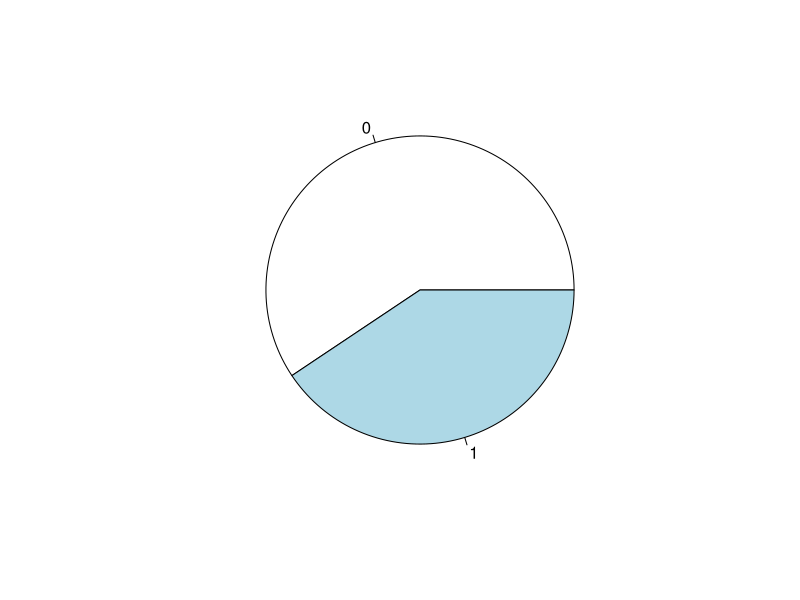
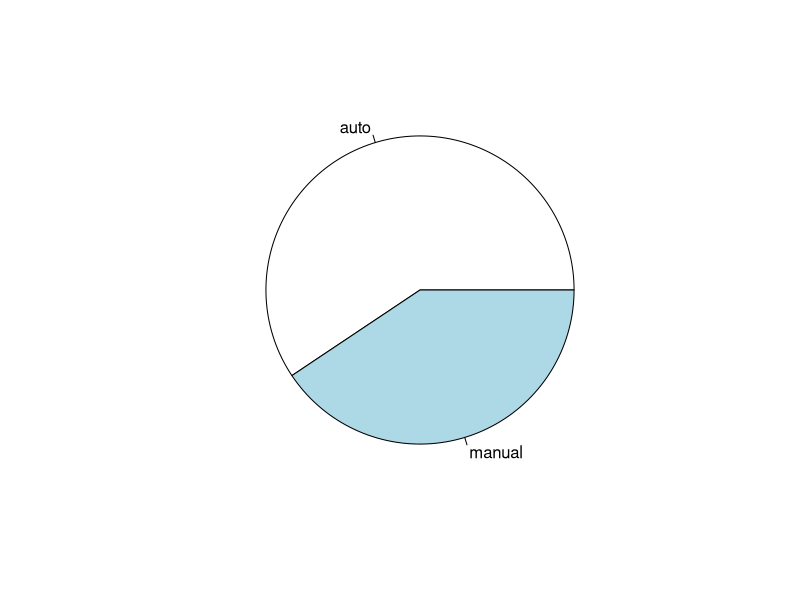
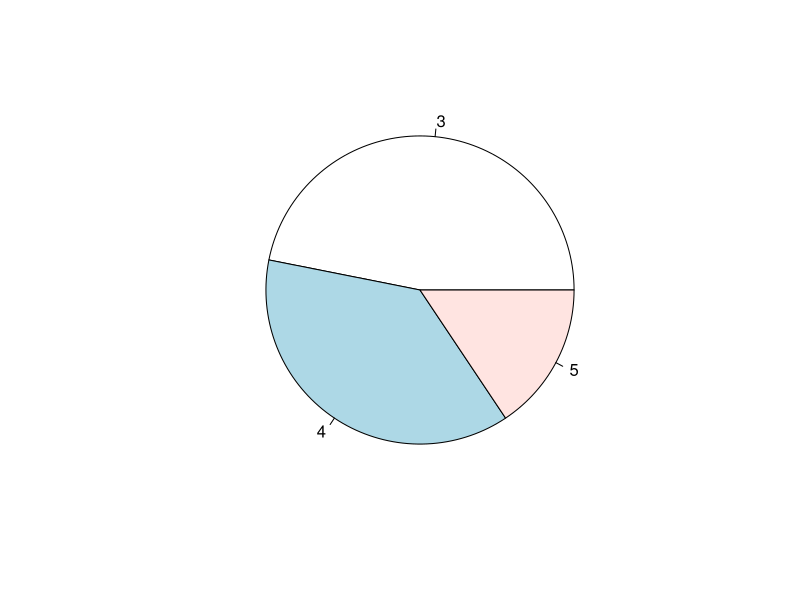
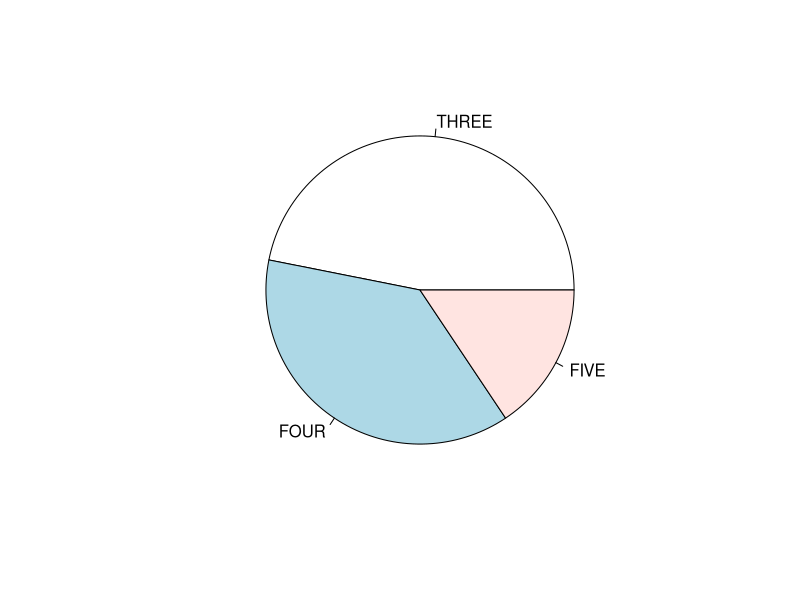
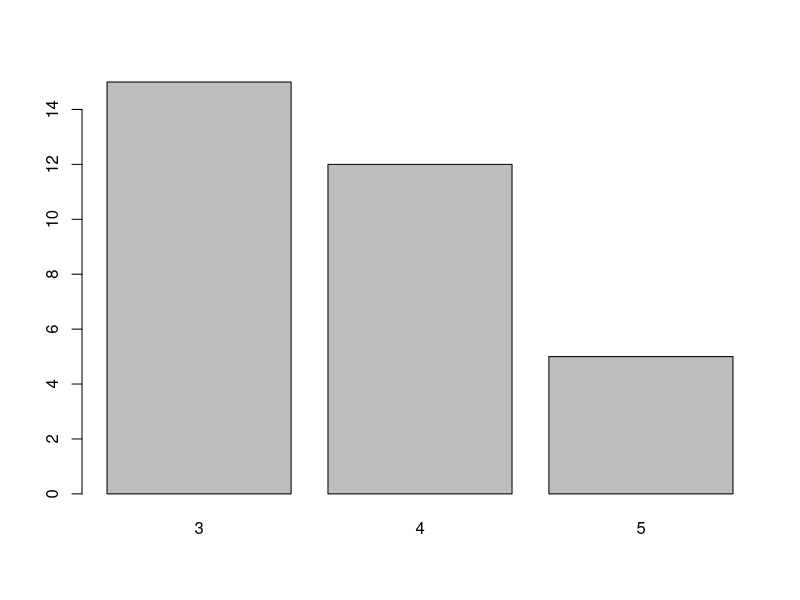
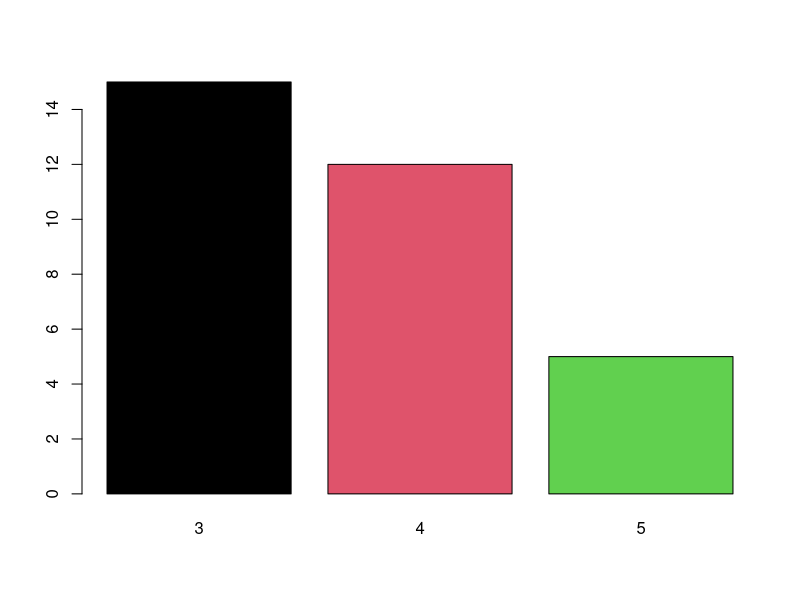
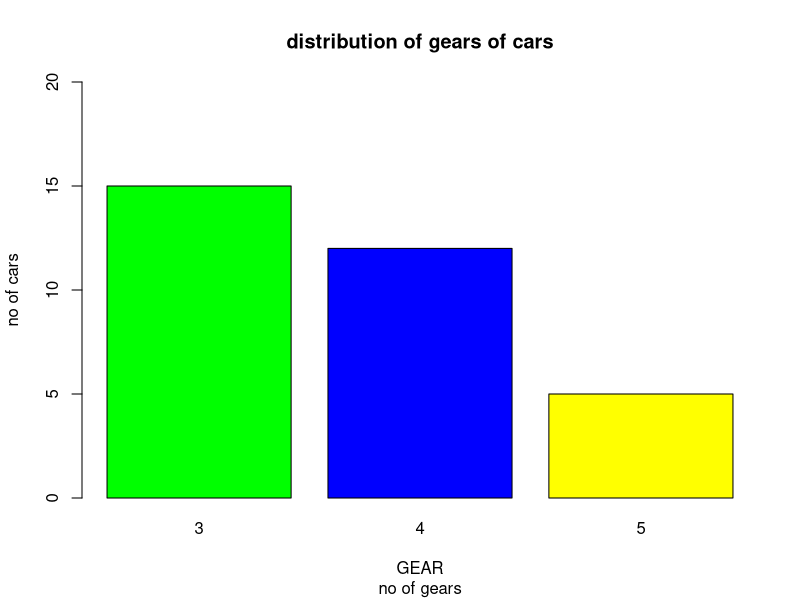
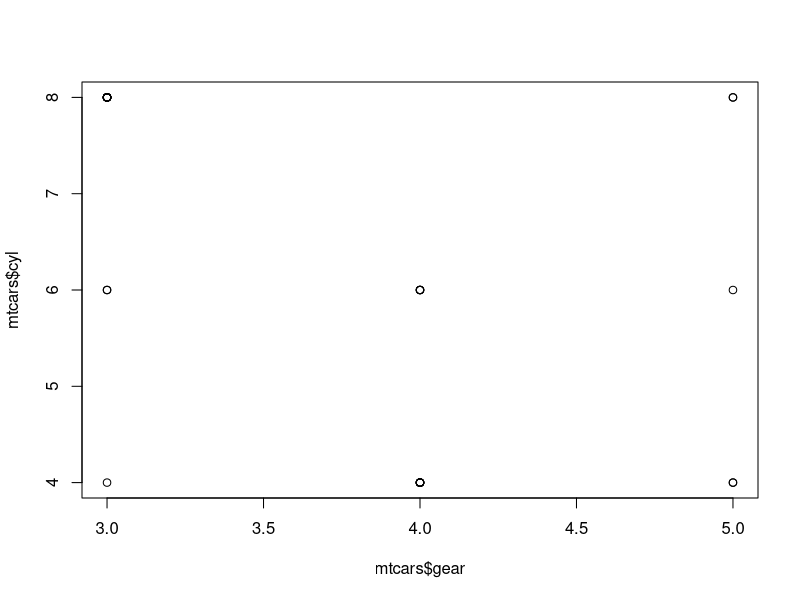

Source code (R) for these figures, in order: (Note: this script raises an error after producing the figures.)
#analysis of data set mtcars using dplyr

library(dplyr)
?mtcars
summarise(mtcars)
mtcars
 #structure of data set
str(mtcars)  #structure
dim(mtcars)  #dimension
names(mtcars)  #col names
rownames(mtcars)   #row names
colnames(mtcars)
summary(mtcars)
table(mtcars$am)
t1 = table(mtcars$am)
pie(t1)
pie(t1 , labels =  c('auto','manual'))
table(mtcars$gear)
t2 = table(mtcars$gear)
pie(t2)
pie (t2 , labels = c('THREE','FOUR','FIVE') )
barplot(t2)
barplot(t2,col=1:3) 
barplot( t2 , col=c('green','blue','yellow') , xlab ='GEAR', ylab= 'no of cars', ylim=c(0,20))
title(main='distribution of gears of cars', sub = 'no of gears')
t3 = table(mtcars$carb)

plot(mtcars$gear,mtcars$cyl)

#using dplyr %>% is chaining function
mtcars %>% select(mpg) %>% slice(1:5)

mtcars %>% select(mpg,gear) %>% slice(1:5)

mtcars %>% select(mpg,gear) %>% slice(c(1:5,10))  

#  select for coloumn,slice for rows
mtcars %>% arrange(mpg)
mtcars %>% arrange(am,desc(carb)) %>% select(carb,am)

#practice

mtcars %>% group_by(mpg,gear) %>% select(carb,qsec)

#

mtcars %>% mutate(rn=rownames(mtcars)) %>% select(am,mpg)

#display rownames with mpg
mtcars %>% slice(c(1,5,7))
mtcars %>% sample_n(3)
mtcars  %>% sample_frac(.2)  
mtcars %>% select(sample(x=c(1:11),size = 2))  %>% head
mtcars  %>% mutate(newmpg = mpg * 1.1)
mutate(mtcars , newmpg = mpg * 1.2)


#summarise
summarise(mtcars,avg=mean(mpg))
summarise(mtcars,min(mpg))
summarise_at(mtcars,min,cars)
mtcars  %>% group_by(am)  %>% summarise(mean(mpg))
mtcars  %>% group_by(carb) %>% summarise(Meanmpg = mean(mpg), MAXHP =max(hp), Minwt=min(wt))
mtcars  %>% group_by(gear,cyl)  %>%summarise(MEANmpg = mean(mpg))
mtcars  %>% group_by(hp,carb)  %>% summarise(Meanqsec = mean(qsec))
mtcars  %>% group_by_(t2=table(qsec))
